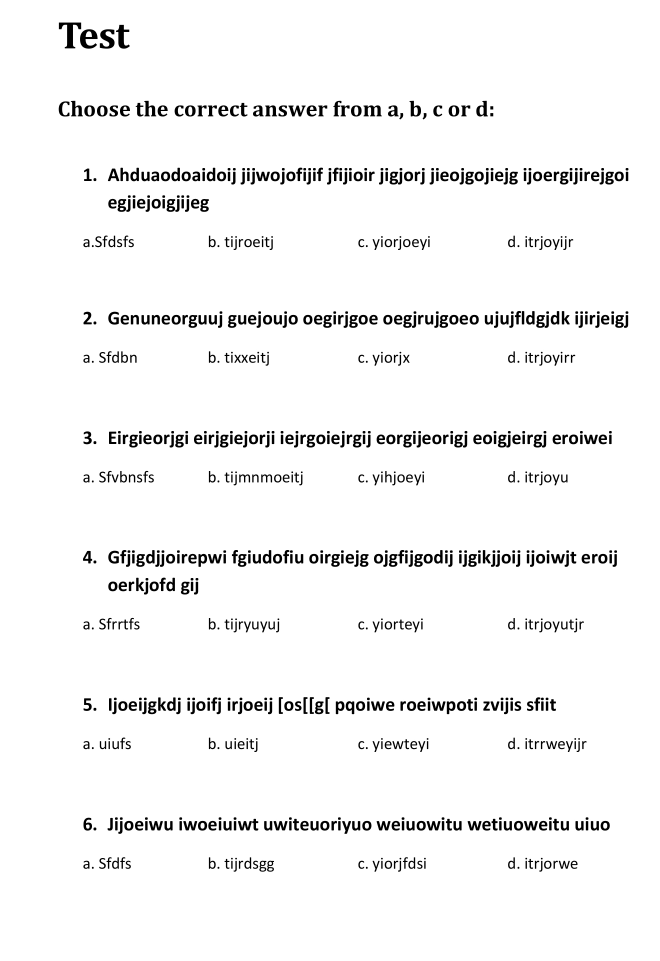
#> input picture Test.jpg, 1978 x 2882 px (shown at 1/3 size)
$ python draw.py
#> lines starting #> are read from the running program, lines starting #| are printed output that depends on the picture

import cv2 as cv
from tkinter import messagebox

messagebox.showinfo("Welcome!", "Tap 'R' to reset the image or tap 'Q' when finished.")

refpt = []
draw = False
Finished = False


def click_to_draw(click, x, y, flags, param):

    global refpt, draw, Finished
    if not Finished:
        if click == cv.EVENT_LBUTTONDOWN:
            refpt = [(x, y)]
            draw = True

        elif click == cv.EVENT_LBUTTONUP:
            refpt.append((x, y))
            draw = False

            cv.rectangle(image, refpt[0], refpt[1], (0, 255, 0), -1)
            cv.imshow('image', image)
    elif Finished:
        return


source = cv.imread('Test.jpg')
#> source is the input picture: shape (2882, 1978, 3); min 0, max 255, mean 244.7
image = cv.resize(source, (460, 654))
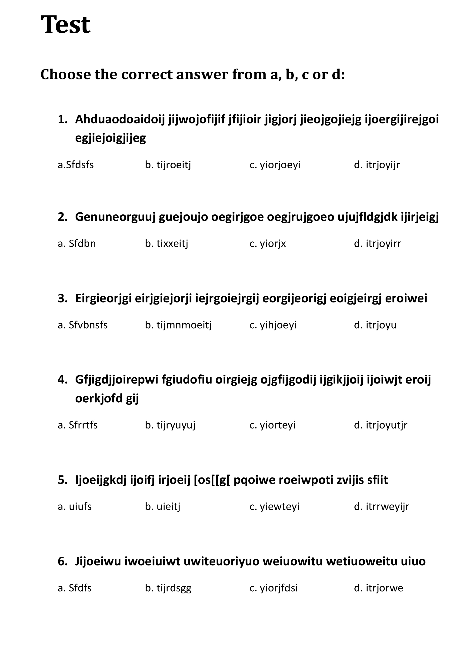
#> image: shape (654, 460, 3); min 0, max 255, mean 244.8
clone = image.copy()
cv.namedWindow("image")
cv.setMouseCallback("image", click_to_draw)
# keep looping until the 'q' key is pressed
while True:
    cv.imshow("image", image)
    key = cv.waitKey(1000)
#> (key q is pressed here)
    # if the 'r' key is pressed, reset the cropping region
    if key == ord("r"):
        image = clone.copy()
    # if the 'c' key is pressed, break from the loop
    elif key == ord("q"):
        print('finished')
        Finished = True
        break

    cv.waitKey(0)
# close all open windows
cv.imwrite('im.jpg', image)
cv.destroyAllWindows()
mask = cv.inRange(image, (0, 245, 0), (0, 255, 0))
#> mask: shape (654, 460); every value is 0
cv.imwrite('mask.jpg', mask)
